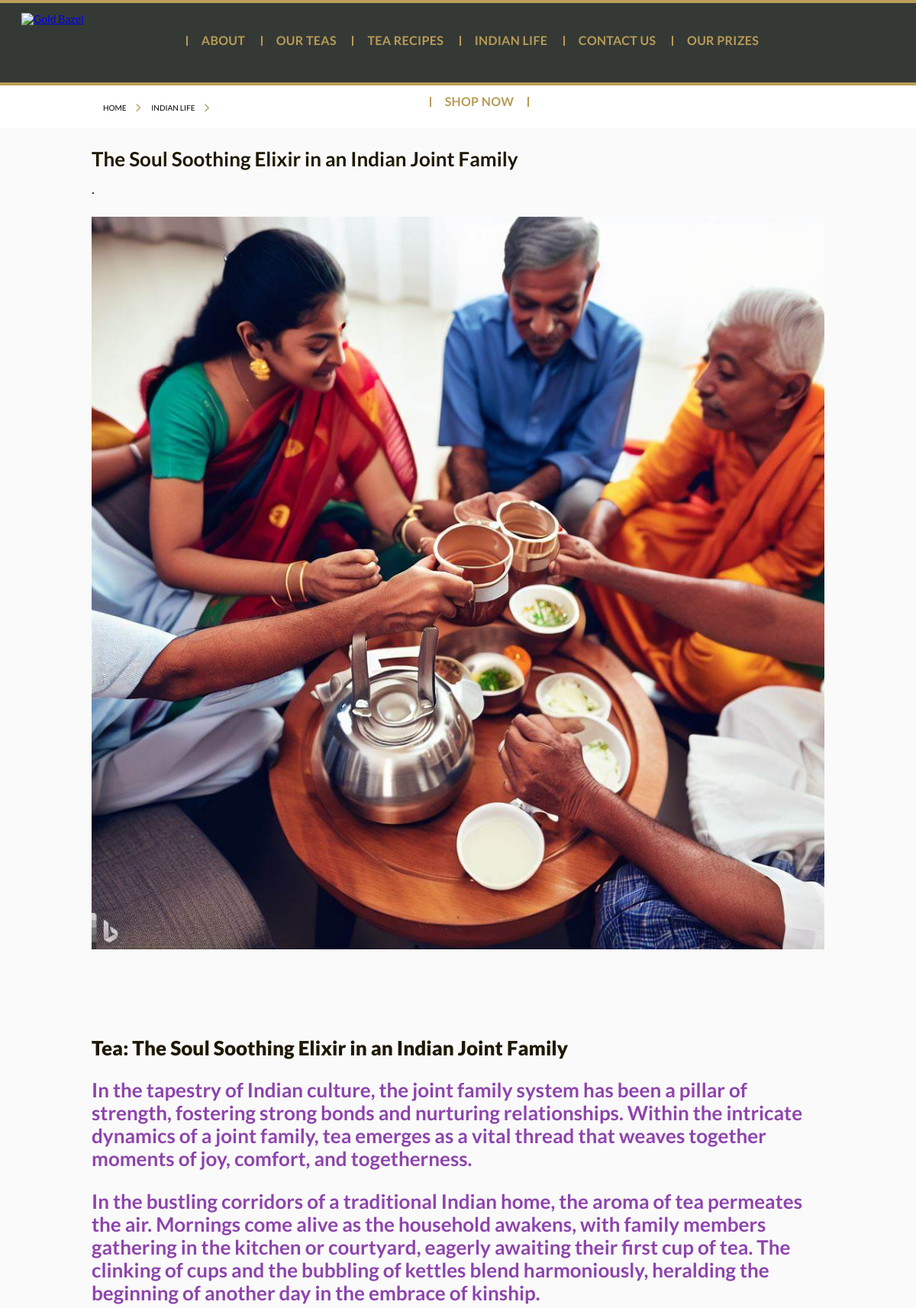
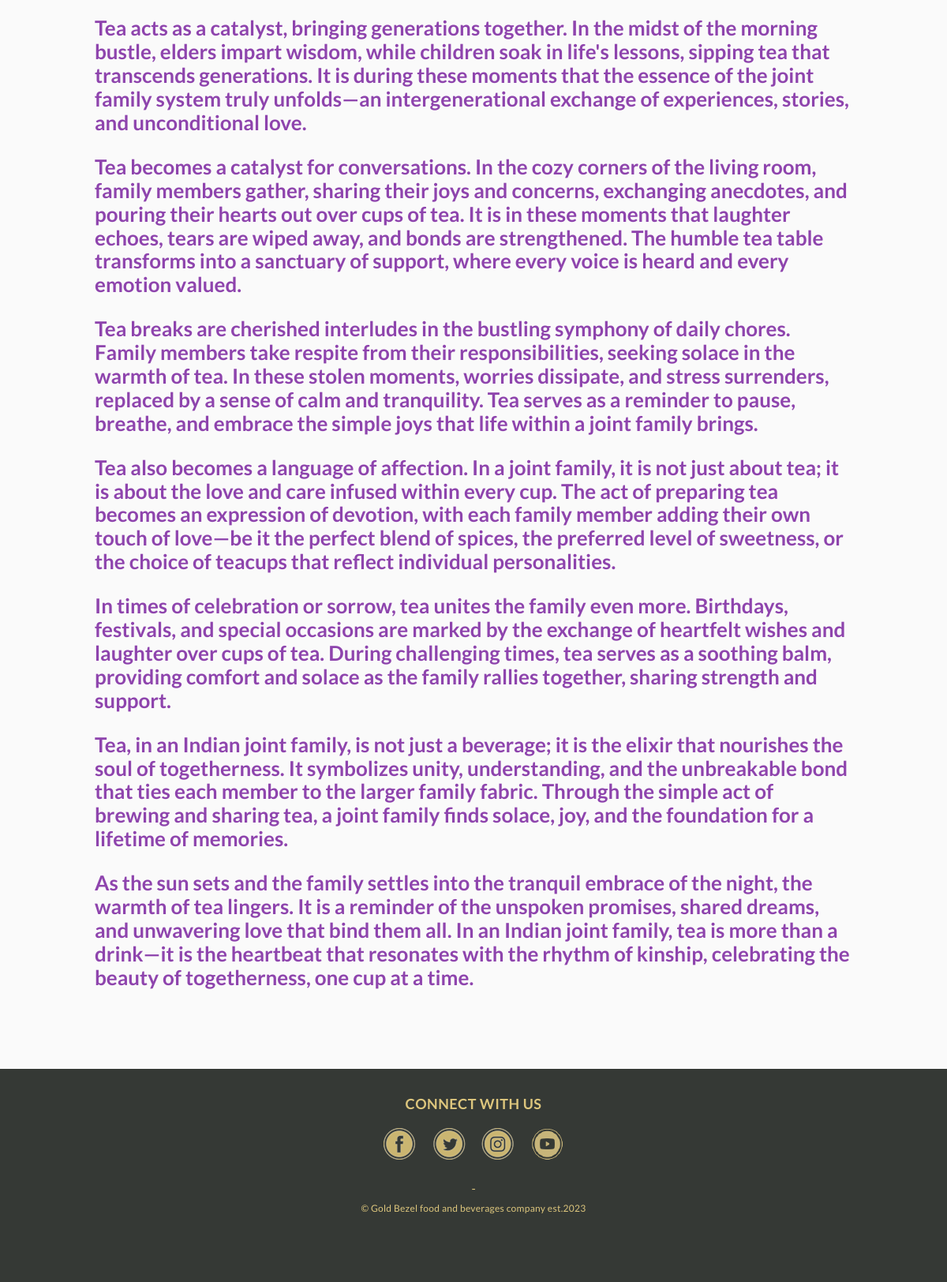
The page /story/2 on the database its author committed (2 pictures, top to bottom).
### home/models.py (models this page shows, shortened)
class blog(models.Model):
    title = models.CharField( max_length=300)
    image = models.ImageField(upload_to="blogs")
    description = models.TextField()
    author = models.CharField(max_length=220,null=True)
    content = RichTextField(null=True)

### home/views.py (the view)
# urls.py: path('story/<int:pk>', StoryView.as_view(), name='story'),
class StoryView(View):
    def get(self, request, pk):
        story = blog.objects.get(pk=pk)
        data = {
            "story":story
        }
        return render(request,'story.html',data)

### templates/story.html (shortened to what this page needs)
{% extends 'nav.html' %}
{% load static %}
    {% block content %}
<div class="breadcrumb">
  <ul>
    <li><a href="/">HOME</a></li>
    <li><a href="/indian-life}">INDIAN LIFE</a></li>
  </ul>
</div>
<div class="inner-wrap">
	<div class="page-heading">
		<h3>{{story.title}}</h3>
		<h5>{{story.author}}</h5>
		<div class="pro-img column">
			<img src="{{story.image.url}}" class="img-responsive" alt="" title="" />
		</div>
        <span>
            {{story.content | safe}}
        </span>
        </div>
</div>
{% endblock %}

### static/css/css-layerslideraafb.css (style rules this page uses)
body { padding-top: 7.0rem; font-family: 'Lato',Arial; background: #fafafa; font-size: 14px; }

### static/css/css-style.css (style rules this page uses)
.inner-wrap { width: 80%; margin: 0px auto; padding: 0px; }
.breadcrumb { width: 100%; margin: 0px auto; padding: 0px; background: #fff; }
.breadcrumb ul { list-style: none; margin: 0px; padding: 20px 0; display: block; text-align: left; }
.breadcrumb ul li { margin: 0px; padding: 0px 15px; display: inline-block; position: relative; font-weight: 700; text-transform: uppercase; font-family: 'Lato',Arial; font-size: 10px; font-weight: 500; font-style: normal; font-stretch: normal; line-height: normal; letter-spacing: normal; text-align: left; color: #b09c5e; }
.breadcrumb ul li:after { content: '\f105'; font-family: 'FontAwesome'; font-size: 18px; position: absolute; right: -4px; top: -3px; }
.breadcrumb ul li a { color: #000; text-decoration: none; }
.breadcrumb ul { width: 80%; margin: 0 auto; }
.img-responsive { width: 100%; }
.column { float: left; width: 100%; }
.page-heading { margin: 0 0 100px; }
.page-heading h3 { color: #1e1801; font-size: 26px;margin-bottom: 0;font-family: 'Lato';font-style: normal;font-weight: 700; }
.page-heading h5 { color: #191919; font-size: 18px;margin: 13px 0 21px;font-weight: 400; }

### rows shown on the page
blog: title "The Soul Soothing Elixir in an Indian Joint Family", author ".", image (picture), content "Tea: The Soul Soothing Elixir in an Indian Joint Family In the tapestry of Indian culture, the joint family system has been a pillar of strength, fostering strong bonds and nurturing relationships. Within the intricate dynamics of a joint family, tea emerges as a vital thread that weaves together moments of joy, comfort, and togetherness. In the bustling corridors of a traditional Indian home, the aroma of tea permeates the air. Mornings come alive as the household awakens, with family members gathering in the kitchen or courtyard, eagerly awaiting their first cup of tea. The clinking of cups and the bubbling of kettles blend harmoniously, heralding the beginning of another day in the…"
